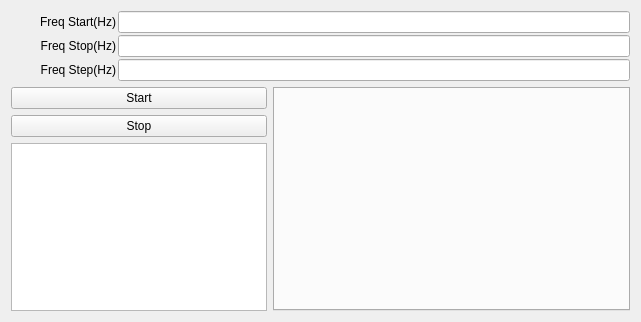
<?xml version="1.0" encoding="UTF-8"?>
<ui version="4.0">
 <class>QTestTempPwrDlg</class>
 <widget class="QWidget" name="QTestTempPwrDlg">
  <property name="geometry">
   <rect>
    <x>0</x>
    <y>0</y>
    <width>641</width>
    <height>322</height>
   </rect>
  </property>
  <property name="windowTitle">
   <string>Form</string>
  </property>
  <layout class="QVBoxLayout" name="verticalLayout_3" stretch="0,1">
   <item>
    <layout class="QVBoxLayout" name="verticalLayout">
     <property name="spacing">
      <number>2</number>
     </property>
     <item>
      <layout class="QHBoxLayout" name="horizontalLayoutFreqStar">
       <item>
        <widget class="QLabel" name="labelFreqStar">
         <property name="sizePolicy">
          <sizepolicy hsizetype="Fixed" vsizetype="Fixed">
           <horstretch>0</horstretch>
           <verstretch>0</verstretch>
          </sizepolicy>
         </property>
         <property name="minimumSize">
          <size>
           <width>105</width>
           <height>16</height>
          </size>
         </property>
         <property name="text">
          <string>Freq Start(Hz)</string>
         </property>
         <property name="alignment">
          <set>Qt::AlignRight|Qt::AlignTrailing|Qt::AlignVCenter</set>
         </property>
         <property name="buddy">
          <cstring>lineEditFreqStar</cstring>
         </property>
        </widget>
       </item>
       <item>
        <widget class="QLineEdit" name="lineEditFreqStar"/>
       </item>
      </layout>
     </item>
     <item>
      <layout class="QHBoxLayout" name="horizontalLayoutFreqStop">
       <item>
        <widget class="QLabel" name="labelFreqStop">
         <property name="sizePolicy">
          <sizepolicy hsizetype="Fixed" vsizetype="Fixed">
           <horstretch>0</horstretch>
           <verstretch>0</verstretch>
          </sizepolicy>
         </property>
         <property name="minimumSize">
          <size>
           <width>105</width>
           <height>16</height>
          </size>
         </property>
         <property name="text">
          <string>Freq Stop(Hz)</string>
         </property>
         <property name="alignment">
          <set>Qt::AlignRight|Qt::AlignTrailing|Qt::AlignVCenter</set>
         </property>
         <property name="buddy">
          <cstring>lineEditFreqStop</cstring>
         </property>
        </widget>
       </item>
       <item>
        <widget class="QLineEdit" name="lineEditFreqStop"/>
       </item>
      </layout>
     </item>
     <item>
      <layout class="QHBoxLayout" name="horizontalLayoutFreqStep">
       <item>
        <widget class="QLabel" name="labelFreqStep">
         <property name="sizePolicy">
          <sizepolicy hsizetype="Fixed" vsizetype="Fixed">
           <horstretch>0</horstretch>
           <verstretch>0</verstretch>
          </sizepolicy>
         </property>
         <property name="minimumSize">
          <size>
           <width>105</width>
           <height>16</height>
          </size>
         </property>
         <property name="text">
          <string>Freq Step(Hz)</string>
         </property>
         <property name="alignment">
          <set>Qt::AlignRight|Qt::AlignTrailing|Qt::AlignVCenter</set>
         </property>
         <property name="buddy">
          <cstring>lineEditFreqStep</cstring>
         </property>
        </widget>
       </item>
       <item>
        <widget class="QLineEdit" name="lineEditFreqStep">
         <property name="sizePolicy">
          <sizepolicy hsizetype="Expanding" vsizetype="Fixed">
           <horstretch>0</horstretch>
           <verstretch>0</verstretch>
          </sizepolicy>
         </property>
         <property name="readOnly">
          <bool>false</bool>
         </property>
        </widget>
       </item>
      </layout>
     </item>
    </layout>
   </item>
   <item>
    <layout class="QHBoxLayout" name="horizontalLayout" stretch="0,1">
     <item>
      <layout class="QVBoxLayout" name="verticalLayout_2">
       <item>
        <widget class="QPushButton" name="pushButtonStar">
         <property name="sizePolicy">
          <sizepolicy hsizetype="Expanding" vsizetype="Fixed">
           <horstretch>0</horstretch>
           <verstretch>0</verstretch>
          </sizepolicy>
         </property>
         <property name="text">
          <string>Start</string>
         </property>
        </widget>
       </item>
       <item>
        <widget class="QPushButton" name="pushButtonStop">
         <property name="sizePolicy">
          <sizepolicy hsizetype="Expanding" vsizetype="Fixed">
           <horstretch>0</horstretch>
           <verstretch>0</verstretch>
          </sizepolicy>
         </property>
         <property name="text">
          <string>Stop</string>
         </property>
        </widget>
       </item>
       <item>
        <widget class="QListView" name="listView"/>
       </item>
      </layout>
     </item>
     <item>
      <widget class="QTabWidget" name="tabWidget"/>
     </item>
    </layout>
   </item>
  </layout>
 </widget>
 <resources/>
 <connections/>
</ui>
